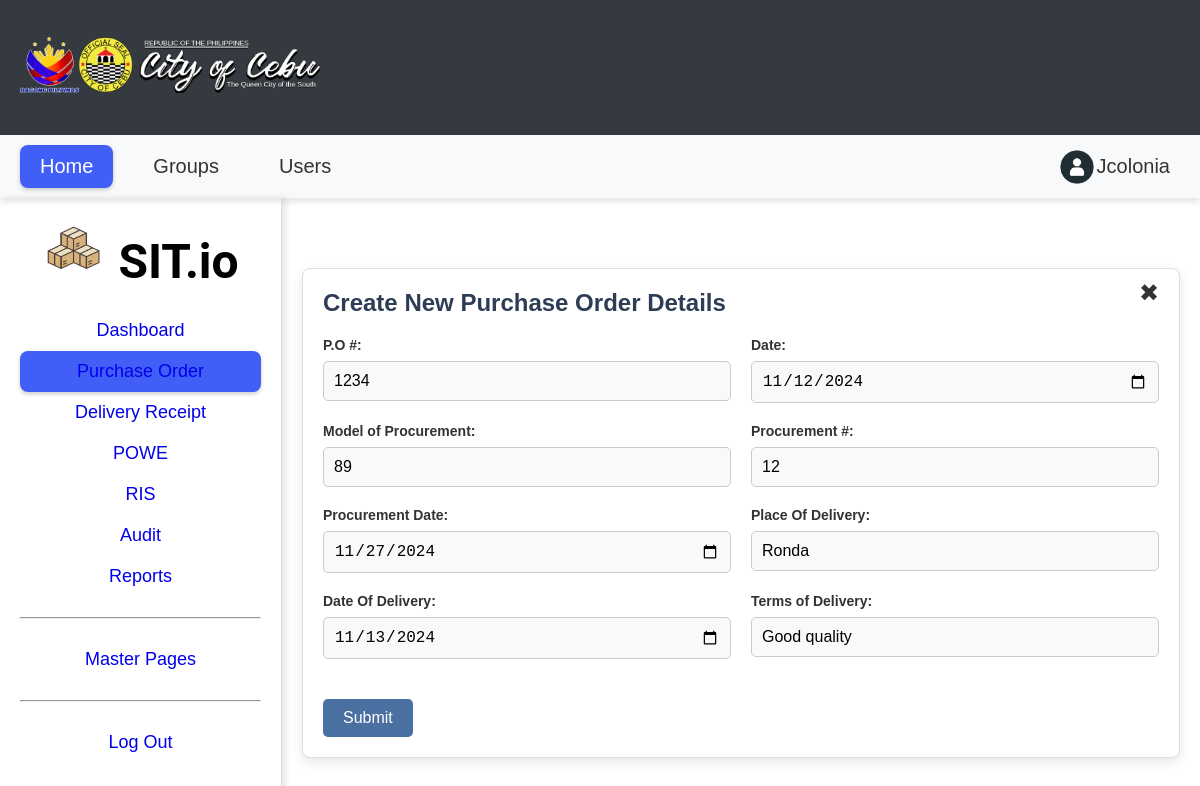
The app's page /crud_form/purchase_order_edit.php?purchase_order_id=21&supplier_id=4 with its own data.
### tables this page shows
CREATE TABLE `purchase_orders` (
  `purchase_order_id` int(11) NOT NULL,
  `supplier_id` int(11) NOT NULL,
  `purchase_order_number` varchar(50) NOT NULL,
  `order_date` date NOT NULL,
  `mode_of_procurement` varchar(100) NOT NULL,
  `procurement_number` varchar(50) NOT NULL,
  `procurement_date` date NOT NULL,
  `place_of_delivery` varchar(255) NOT NULL,
  `delivery_date` date NOT NULL,
  `term_of_delivery` varchar(100) DEFAULT NULL,
  `status` enum('Pending','Cancelled','Accepted','') NOT NULL
);

### util/dbhelper.php (called while the page is built, shortened)
<?php
class DbHelper
{
    private $hostname = "127.0.0.1";
    private $username = "root";
    private $password = "";
    private $database = "inventory_management";
    private $conn;
    public function __construct()
    {
        $this->conn = new mysqli($this->hostname, $this->username, $this->password, $this->database);
    }
    public function getRecord($table, $args)
    {
        $keys = array_keys($args);
        $values = array_values($args);
        $condition = [];
        for ($i = 0; $i < count($keys); $i++) {
            $condition[] = "`" . $keys[$i] . "` = '" . $values[$i] . "'";
        }
        $cond = implode(" AND ", $condition);
        $sql = "SELECT * FROM `$table` WHERE $cond";
        $query = $this->conn->query($sql);
        $row = $query->fetch_assoc();
        return $row;
    }
}

### crud_form/purchase_order_edit.php (the view, shortened to what this page needs)
<?php
$conn = new mysqli("localhost", "root", "", "inventory_management");
require_once "../util/dbhelper.php";
$db = new DbHelper();
$value = $db->getRecord("purchase_orders", ["purchase_order_id" => $_GET["purchase_order_id"]]);
?>
<!DOCTYPE html>
<html lang="en">
<head>
    <link rel="stylesheet" href="../css/style.css">
</head>
<body>
    <header>
        <div class="logo-title"><img src="img/coclogo.png" width="300" alt="Company Logo"></div>
    </header>
    <nav class="main-nav">
        <ul>
            <li>Home</li>
            <li>Groups</li>
            <li>Users</li>
        </ul>
        <div class="profile-section">
            <img src="img/avatar.png" alt="Profile" class="profile-avatar">
            <span>Jcolonia</span>
        </div>
    </nav>
    <div class="container">
        <aside class="sub-menu">
            <h1><center><img src="img/box.png" height="60" alt="Icon">&nbsp;SIT.io</center></h1>
            <ul>
                <center><li><a href="dashboard.php">Dashboard</a></li></center>
                <center><li class="selected"><a href="index.php">Purchase Order</a></li></center>
                <center><li><a href="delivery_receipt.php">Delivery Receipt</a></li></center>
                <center><li><a href="powe.php">POWE</a></li></center>
                <center><li><a href="ris.php">RIS</a></li></center>
                <center><li><a href="audit.php">Audit</a></li></center>
                <center><li><a href="reports.php">Reports</a></li></center>
                <hr>
                <center><li><a href="master_page.php">Master Pages</a></li></center>
                <hr>
                <center><li><a href="log_out.php">Log Out</a></li></center>
            </ul>
        </aside>
    <section class="purchase-order">
        <div class="form-container">
            <button class="close-btn" onclick="closeForm()">&#10006;</button>
            <h2>Create New Purchase Order Details</h2>
            <form action="../logic/edit_purchase_oder.php" method="POST" class="purchase-order-form">
                    <div class="form-grid">
                        <div class="form-group">
                            <label for="po-number">P.O #:</label>
                            <input type="text" id="po-number" name="po_number" value="<?php echo htmlspecialchars($value["purchase_order_number"] );?>" required>
                        </div>
                        <div class="form-group">
                            <label for="po-date">Date:</label>
                            <input type="date" id="po-date" name="po_date" value="<?php echo htmlspecialchars($value["order_date"]); ?>" required>
                        </div>
                        <div class="form-group">
                            <label for="procurement-model">Model of Procurement:</label>
                            <input type="text" id="procurement-model" name="procurement_model" value="<?php echo htmlspecialchars($value["mode_of_procurement"]); ?>" required>
                        </div>
                        <div class="form-group">
                            <label for="procurement-number">Procurement #:</label>
                            <input type="text" id="procurement-number" name="procurement_number" value="<?php echo htmlspecialchars($value["procurement_number"]); ?>" required>
                        </div>
                        <div class="form-group">
                            <label for="procurement-date">Procurement Date:</label>
                            <input type="date" id="procurement-date" name="procurement_date" value="<?php echo htmlspecialchars($value["procurement_date"]); ?>" required>
                        </div>
                        <div class="form-group">
                            <label for="delivery-place">Place Of Delivery:</label>
                            <input type="text" id="delivery-place" name="delivery_place" value="<?php echo htmlspecialchars($value["place_of_delivery"]); ?>" required>
                        </div>
                        <div class="form-group">
                            <label for="delivery-date">Date Of Delivery:</label>
                            <input type="date" id="delivery-date" name="delivery_date" value="<?php echo htmlentities($value["delivery_date"]); ?>" required>
                        </div>
                        <div class="form-group">
                            <label for="terms-delivery">Terms of Delivery:</label>
                            <input type="text" id="terms-delivery" name="terms_delivery" value="<?php echo htmlspecialchars($value["term_of_delivery"]); ?>" required>
                        </div>
                        <div class="form-group full-width">
                            <div class="form-actions">
                                <button type="submit"  name="submit" class="submit-btn">Submit</button>
                            </div>
                        </div>
                    </div>
                </form>
        </div>
    </section>
</body>
</html>

### css/style.css (style rules this page uses)
* { margin: 0; padding: 0; box-sizing: border-box; }
body { font-family: 'Roboto', serif; }
header { background-color: #343A40; width: 100%; height: 135px; display: flex; align-items: center; padding: 0 20px; color: black; }
.logo-title { font-size: 20px; color: black; }
.main-nav { background-color: #f8f9fa; display: flex; justify-content: space-between; align-items: center; padding: 10px 20px; box-shadow: 0 4px 6px rgba(0, 0, 0, 0.1); }
.main-nav ul { list-style-type: none; display: flex; justify-content: flex-start; }
.main-nav ul li { margin-right: 20px; font-size: 20px; font-weight: 400; padding: 10px 20px; border-radius: 10px; }
.main-nav ul li:first-child { background-color: #415EF6; color: white; border-radius: 8px; box-shadow: 0 2px 4px rgba(0, 0, 0, 0.2); }
.profile-section { display: flex; align-items: center; }
.profile-section span { font-size: 20px; margin-right: 10px; }
.profile-avatar { width: 40px; height: 40px; border-radius: 50%; }
.container { display: flex; height: calc(100vh - 135px); }
.sub-menu { width: 282px; height: 786px; padding: 20px; border-right: 1px solid #ddd; box-shadow: 4px 0 6px rgba(0, 0, 0, 0.1); }
.sub-menu h1 { font-family: 'Roboto', serif; font-size: 48px; color: black; margin-bottom: 20px; }
.sub-menu ul { list-style-type: none; }
.sub-menu ul li { color: black; font-size: 18px; padding: 10px 0; }
.sub-menu hr { margin: 20px 0; }
.sub-menu ul li.selected { background-color: #415EF6; color: white; border-radius: 8px; box-shadow: 0 2px 4px rgba(0, 0, 0, 0.2); padding: 10px 20px; }
.sub-menu a { text-decoration: none; }
.purchase-order { flex-grow: 1; padding: 20px; }
.purchase-order h2 { font-size: 32px; margin-bottom: 20px; }
.close-btn { position: absolute; top: 10px; right: 20px; font-size: 24px; cursor: pointer; }
.close-btn { position: absolute; top: 10px; right: 10px; font-size: 20px; cursor: pointer; }

### crud_form/purchase_order_edit.php (style rules this page uses)
body { font-family: Arial, sans-serif; background-color: #fff; color: #333; margin: 0; padding: 0; }
.form-container { max-width: 1200px; margin: 50px auto; background-color: #fff; padding: 20px; border-radius: 8px; box-shadow: 0 4px 12px rgba(0, 0, 0, 0.1); border: 1px solid #ddd; position: relative; }
.form-container h2 { font-size: 24px; color: #2e3d56; text-align: left; margin-bottom: 20px; }
.form-grid { display: grid; grid-template-columns: 1fr 1fr; grid-gap: 20px; align-items: start; }
.form-group { display: flex; flex-direction: column; }
.form-group label { font-size: 14px; font-weight: bold; color: #333; margin-bottom: 8px; }
.form-group input, .form-group select { padding: 10px; font-size: 16px; border: 1px solid #ccc; border-radius: 5px; width: 100%; box-sizing: border-box; background-color: #f9f9f9; transition: border-color 0.3s ease; }
.form-group.full-width { grid-column: 1 / 3; }
.form-actions { margin-top: 20px; text-align: left; }
.form-actions button { padding: 10px 20px; font-size: 16px; color: #fff; border: none; border-radius: 5px; cursor: pointer; margin-right: 10px; }
.form-actions .submit-btn { background-color: #4a6fa1; transition: background-color 0.3s ease; }
.close-btn { position: absolute; top: 10px; right: 20px; background-color: transparent; border: none; font-size: 24px; color: #333; cursor: pointer; transition: color 0.3s ease; }
.sub-menu a { text-decoration: none; }

### records on screen
purchase_orders: po_number "1234", po_date "11/12/2024", procurement_model "89", procurement_number "12", procurement_date "11/27/2024", delivery_place "Ronda", delivery_date "11/13/2024", terms_delivery "Good quality"
